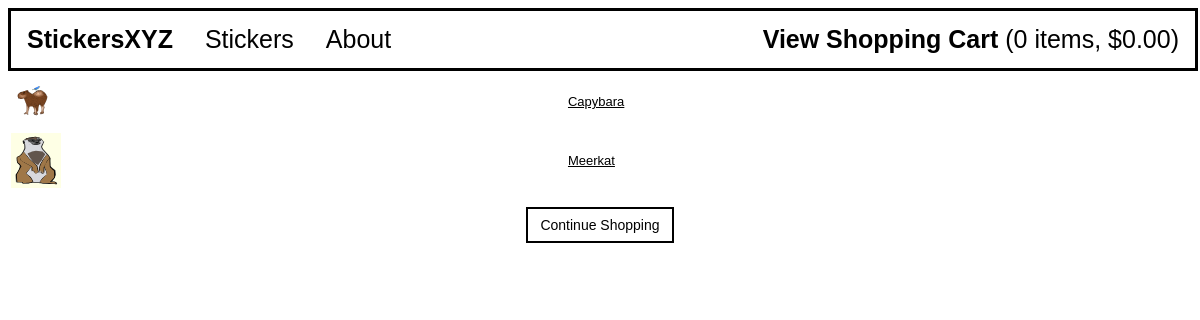
The app's page /show_cat.php?catid=1 with its own data.
### tables this page shows
create table stickers 
(
   stickerID char(13) not null primary key,
   color char(80),
   title char(100),
   catid int unsigned,
   price float(4,2) not null,
   description varchar(255)
);

### show_cat.php (called while the page is built, shortened)
<?php
  $catid = $_GET['catid'];
  $name = get_category_name($catid);
  do_html_header($name);
  $sticker_array = get_stickers($catid);
  display_stickers($sticker_array);
  display_button("index.php", "Continue Shopping");
  do_html_footer();
?>

### sticker_fns.php (called while the page is built, shortened)
<?php
function get_stickers($catid) {
   $conn = db_connect();
   $query = "select * from stickers where catid = '".$catid."'";
   $result = @$conn->query($query);
   $result = db_result_to_array($result);
   return $result;
}
?>

### output_fns.php (the view, shortened to what this page needs)
<?php
function do_html_header($title = '') {
?>
  <DOCTYPE! html>
  <html lang= "en">
  <head>
    <link rel="stylesheet" href="styles.css">
  </head>
  <body>
  <ul class="nav">
    <li><a href="index.php"><strong>StickersXYZ</strong></a></li>
    <li class="dropdown">
      <a href="javascript:void(0)" class="dropbtn">Stickers</a>
    </li>
    <li><a href="about.php">About</a></li>
    <li id="shoppingcart">
      <?php
        echo "<a href=\"show_cart.php\"><strong>View Shopping Cart
        </strong>(".$_SESSION['items']." items, $".number_format($_SESSION['total_price'],2).")</a>";
      ?>
    </li>
  </ul>
<?php
}
function do_html_footer() {
?>
  </body>
  </html>
<?php
}
?>
<?php
function do_html_URL($url, $name) {
?>
  <a href="<?php echo $url; ?>"><?php echo $name; ?></a><br />
<?php
}
function display_stickers($sticker_array) {
  if (!is_array($sticker_array)) {
    echo "<p>No stickers currently available in this category</p>";
  } else {
    echo "<table width=\"100%\" border=\"0\">";
    foreach ($sticker_array as $row) {
      $url = "show_sticker.php?stickerID=".$row['stickerID'];
      echo "<tr><td>";
      if (@file_exists("images/".$row['stickerID'].".svg")) {
        $title = "<img src=\"images/".$row['stickerID'].".svg\"
                  height=\"55\" width=\"50\" style=\"border: 1px\"/>";
        do_html_url($url, $title);
      } else {
        echo "&nbsp;";
      }
      echo "</td><td>";
      echo "</td></tr>";
    }
    echo "</table>";
  }
}
?>
<?php
function display_button($target, $text) {
  echo "<div align=\"center\"><button onclick=window.location.href=\"{$target}\">{$text}</button></div>";
}
?>

### styles.css (style rules this page uses)
body { font-family: Arial, Helvetica, sans-serif; font-size: 13px; }
li, td { font-family: Arial, Helvetica, sans-serif; font-size: 13px; }
a { color: #000000; }
ul.nav { list-style-type: none; margin: 0; padding: 0; overflow: hidden; width: 100%; background-color: white; border-style: solid; }
ul.nav > li { float: left; font-size: 25px; }
ul.nav > li#shoppingcart { float: right; }
ul.nav a, .dropbtn { display: block; background-color: white; text-align: center; padding: 14px 16px; text-decoration: none; }
li.dropdown { display: inline-block; }
button, input[type=button] { background-color: white; border-style: solid; border-color: black; font-size: 14px; margin: 16px; padding: 8px 12px; outline-style: none; }

### records on screen
stickers: stickerID (picture), title "Capybara"
stickers: stickerID (picture), title "Meerkat"

### other values on screen
$_SESSION['items'] "0"
$_SESSION['total_price'] "0.00"
$text "Continue Shopping"
